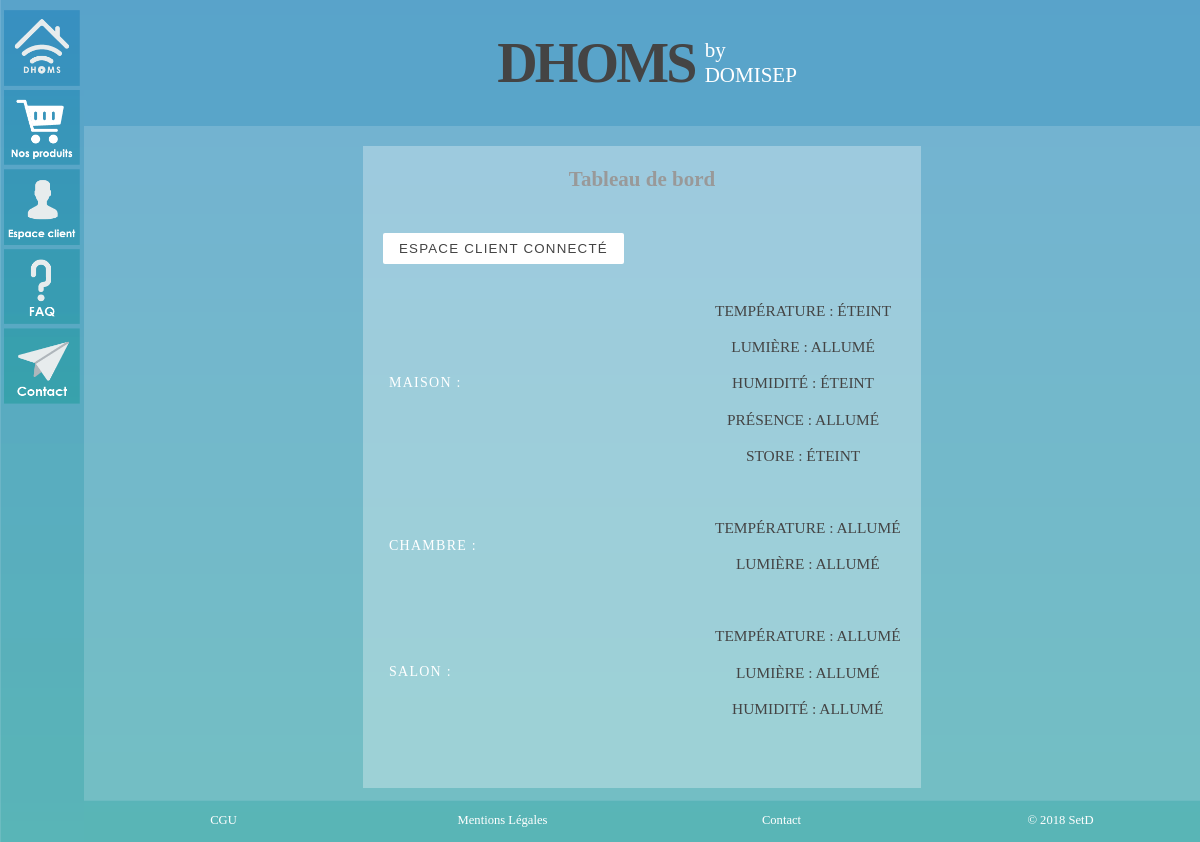
Page /Vue/espace_client.php on the earlier database version.
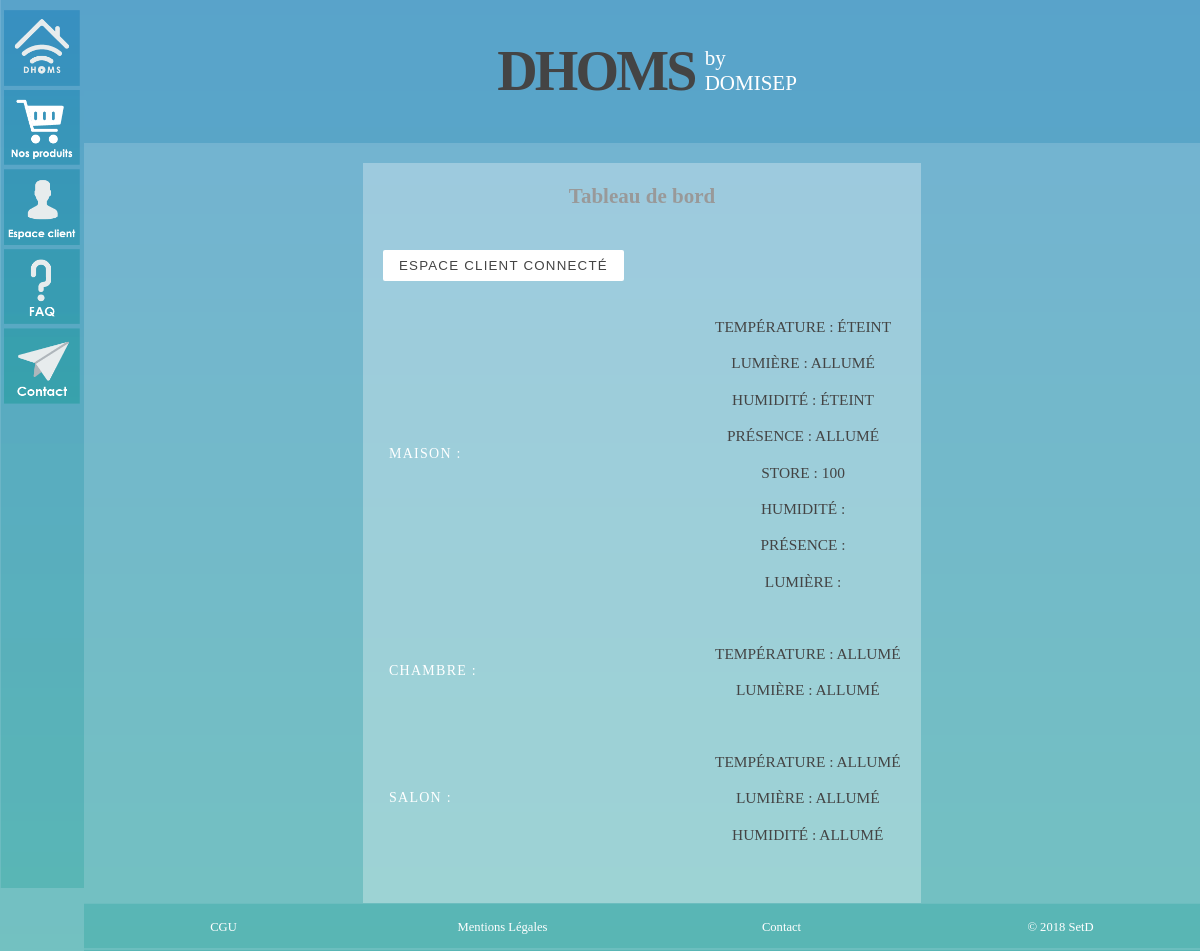
Same page on the later database version.
### tables this page shows
CREATE TABLE `controleur` (
  `ID` int(11) NOT NULL,
  `reference` varchar(255) NOT NULL,
  `categorie` varchar(255) NOT NULL,
  `numero_serie` varchar(255) NOT NULL,
  `type` varchar(255) NOT NULL,
  `etat` varchar(255) NOT NULL,
  `niveau_batterie` int(11) NOT NULL,
  `ID_piece` int(11) NOT NULL
);

### Controleur/url.php (called while the page is built, shortened)
<?php
$DHOMS_URL="http://localhost:63342/site_app/APP-7d/DHOMS";
?>

### Vue/espace_client.php (the view, shortened to what this page needs)
<!DOCTYPE html>
<html lang="en">
<head>
    <link rel= "stylesheet" href="style.css" />
</head>
<body>
<?php
try {
    $bdd = new PDO('mysql:host=localhost;dbname=dhoms;charset=utf8', 'root', '', array(PDO::ATTR_ERRMODE => PDO::ERRMODE_EXCEPTION));
} catch(Exception $e) {
    die('Erreur : '.$e->getMessage());
}
?>
<nav>
    <?php include "nav.php"?>
</nav>
<div id = "header_footer">
    <header>
        <?php include "header.php"?>
    </header>
    <section>
        <div id="form_contact">
            <h3 id="connexion_inscription"> Tableau de bord</h3>
            <ul class="flex-outer">
                <li >
                    <a href="../Controleur/tableau_bord_controleur.php"><button >Espace Client connecté</button></a>
                </li>
                <li ><label>Maison :</label><br/>
                    <div class ="moyen_texte">
                        <?php
                        $reponse = $bdd->query('SELECT * FROM controleur WHERE ID_piece = 1');
                        while ($donnees = $reponse->fetch()) {
                            ?>
                            <p><?php echo $donnees['categorie']; ?> : <?php echo $donnees['etat']; ?><br/></p>
                            <?php
                        }
                        ?>
                    </div>
                </li>
                <li ><label>Chambre :</label><br/>
                    <div class ="moyen_texte">
                        <?php
                        $reponse = $bdd->query('SELECT * FROM controleur WHERE ID_piece = 2');
                        while ($donnees = $reponse->fetch()) {
                            ?>
                            <p><?php echo $donnees['categorie']; ?> : <?php echo $donnees['etat']; ?><br/></p>
                            <?php
                        }
                        ?>
                    </div>
                </li>
                <li ><label>Salon :</label><br/>
                    <div class ="moyen_texte">
                        <?php
                        $reponse = $bdd->query('SELECT * FROM controleur WHERE ID_piece = 3');
                        while ($donnees = $reponse->fetch()) {
                            ?>
                            <p><?php echo $donnees['categorie']; ?> : <?php echo $donnees['etat']; ?><br/></p>
                            <?php
                        }
                        ?>
                    </div>
                </li>
            </ul>
        </div>
    </section>
    <footer>
        <?php include "footer.php"?>
    </footer>
</div>
</body>
</html>

### Vue/nav.php (shortened to what this page needs)
<?php include "../Controleur/url.php"?>
<a href="<?php echo $DHOMS_URL; ?>/Vue/connexion_inscription_vue.php"><img src="<?php echo $DHOMS_URL;?>/Vue/image/accueil/accueil.png" alt="accueil"></a>
<a href="<?php echo $DHOMS_URL; ?>/Vue/nos_produits.php"><img src="<?php echo $DHOMS_URL;?>/Vue/image/accueil/nosproduits.png" alt="nosproduits"> </a>
<a href="<?php echo $DHOMS_URL; ?>/Controleur/tableau_bord_controleur.php"><img src="<?php echo $DHOMS_URL;?>/Vue/image/accueil/espaceclient.png" alt="espaceclient"> </a>
<a href="<?php echo $DHOMS_URL; ?>/Controleur/faq_controleur.php"><img src="<?php echo $DHOMS_URL;?>/Vue/image/accueil/faq.png" alt="faq"> </a>
<a href="<?php echo $DHOMS_URL; ?>/Vue/contact_vue.php"><img src="<?php echo $DHOMS_URL;?>/Vue/image/accueil/contact.png" alt="contact"> </a>

### Vue/header.php
<div id="titre">DHOMS</div> <div id="soustitre">by<br> DOMISEP</div>

### Vue/footer.php
<div id="footer">
    <div class="text_footer"><a href="../Vue/CGU.php">CGU</a></div>
    <div class="text_footer"><a href="../Vue/mentions_legales.php">Mentions Légales</a></div>
    <div class="text_footer"><a href="../Vue/contact_vue.php">Contact</a></div>
    <div class="text_footer">© 2018 SetD</div>
</div>

### Vue/style.css (style rules this page uses)
body { margin: 0px; background-image: url(image/accueil/background.png); background-attachment: fixed; font-family: "Century Gothic"; background-repeat: no-repeat; font-size: 14px; color: white; display: grid; grid-template-columns: minmax(50px, 7%) 1fr; }
#header_footer { height: 100vh; grid-column: 2; display: grid; grid-template-rows: minmax(58px,15%) minmax(50px, 80%) minmax(30px,5%); margin:0; }
header { background-image: url(image/accueil/header_bg.png); background-repeat: no-repeat; display:flex; flex-direction: row; justify-content: center; grid-row:1; align-items: center; overflow:hidden; padding:0; min-height: 58px; }
nav { grid-column: 1; padding-top: 10px; display: flex; flex-direction: column; justify-content: flex-start; flex-basis: 0; height: 100vh; width: 7%; position: fixed; background-image: url(image/accueil/nav_background_transparent.png); background-repeat: no-repeat; min-width: 50px; }
section { display: flex; flex-direction: column; grid-row: 2; overflow: auto; justify-content: flex-start; align-items: center; flex-wrap: wrap; }
footer { grid-row : 2; height:100%; grid-row:3; overflow: hidden; min-height: 20px; max-height: 50px; }
footer > #footer { background-image: url(image/accueil/footer_bg.png); min-height: 20px; width: 100%; height: 100%; justify-content: center; align-items: center; }
nav a { text-align: center; background-size: 100%; }
nav img { width: 90%; opacity: 1; }
h3 { color: #999; font-size: 1.5em; text-align: center; }
p { line-height: 21px; text-align: center; }
a { text-decoration: none; color: white; }
.flex-outer { box-sizing: border-box; min-width: 320px; padding: 20px; text-transform: uppercase; list-style: none; }
.flex-outer li { display: flex; flex-wrap: wrap; align-items: center; margin-bottom:20px; }
.flex-outer li label { flex: 1; max-width: 320px; min-width: 100px; }
.flex-outer li button { padding: 8px 16px; border: none; background: white; color: #444444; text-transform: uppercase; letter-spacing: .09em; border-radius: 2px; margin: auto; }
.flex-outer li label { padding: 6px; font-weight: 300; letter-spacing: .09em; text-transform: uppercase; }
#form_contact { width: 50%; min-width: 320px; background-color: rgba(255, 255, 255, 0.3); margin:20px; }
#footer { display: grid; grid-template-columns: repeat(4, 1fr); grid-gap: 0px; }
.text_footer { color: white; font-size : 90%; text-align: center; }
#titre { font-weight: bold; font-size: 4em; margin-right: auto; margin: 10px; color: #444444; letter-spacing: -0.05em; }
#soustitre { font-size: 1.5em; }
.moyen_texte { font-weight: inherit ; font-size:1.1em; color: #444444; }

Differences in the rows shown:
changed controleur "STORE": etat "ÉTEINT" → "100"
added controleur: categorie "HUMIDITÉ", shown under "Tableau de bord"
added controleur: categorie "PRÉSENCE", shown under "Tableau de bord"
added controleur: categorie "LUMIÈRE", shown under "Tableau de bord"
